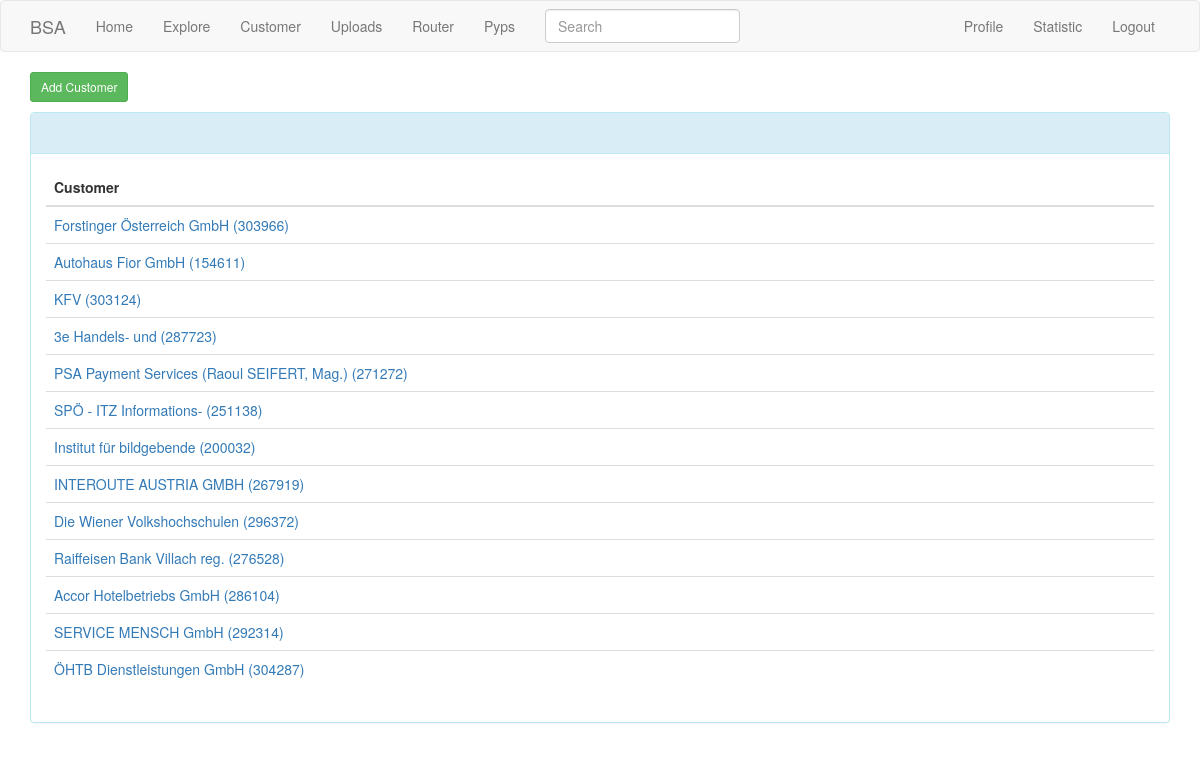
The app's page /customers (signed in), older data.
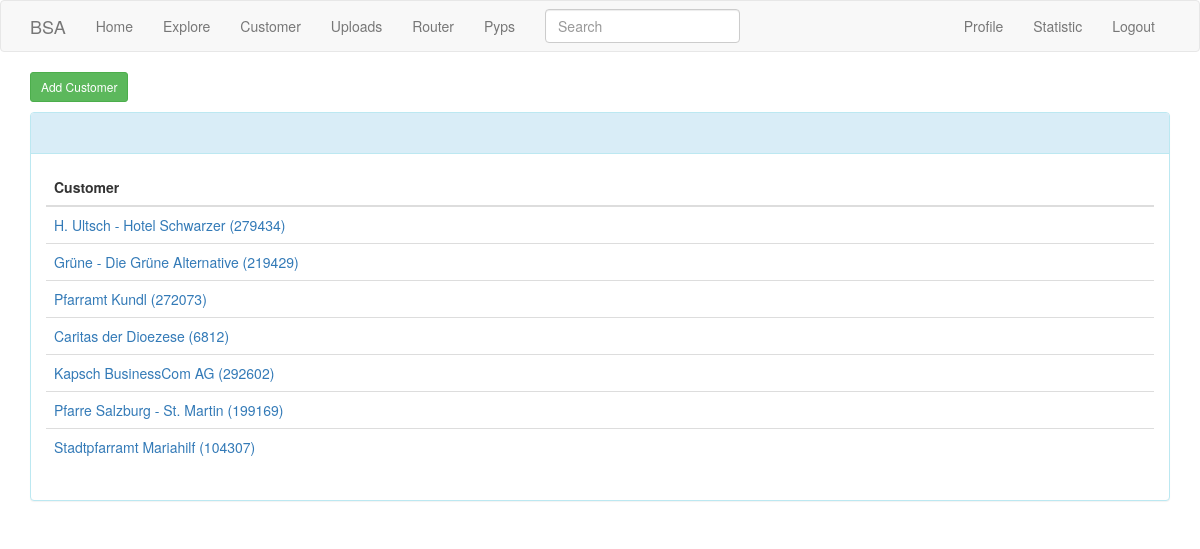
The same page, newer data.
### app/models.py (models this page shows)
class Customer(db.Model):
    id = db.Column(db.Integer, primary_key=True)
    name= db.Column(db.String(140) ,index=True, unique=True)
    locations =db.relationship('Location', backref='customer')

### app/main/routes.py (the view, shortened to what this page needs)
@bp.route('/customers',methods=['GET', 'POST'])
@login_required
def customers():
    form2= CustomerForm()
    custquerys=Customer.query.all()
    return render_template('customers.html', title=_('Customers'), custquerys=custquerys, form2=form2)

### app/file/forms.py
class SearchForm(FlaskForm):
    q = StringField(_l('Search'), validators=[DataRequired()])
    def __init__(self, *args, **kwargs):
        if 'formdata' not in kwargs:
            kwargs['formdata'] = request.args
        if 'csrf_enabled' not in kwargs:
            kwargs['csrf_enabled'] = False
        super(SearchForm, self).__init__(*args, **kwargs)

### app/main/forms.py
class SearchForm(FlaskForm):
    q = StringField(_l('Search'), validators=[DataRequired()])
    def __init__(self, *args, **kwargs):
        if 'formdata' not in kwargs:
            kwargs['formdata'] = request.args
        if 'csrf_enabled' not in kwargs:
            kwargs['csrf_enabled'] = False
        super(SearchForm, self).__init__(*args, **kwargs)

### app/file/routes.py (called while the page is built)
@bp.before_app_request
def before_request():
    if current_user.is_authenticated:
        g.search_form = SearchForm()
    g.locale = str(get_locale())

### app/main/routes.py (called while the page is built)
@bp.before_request
def before_request():
    if current_user.is_authenticated:
        current_user.last_seen = datetime.utcnow()
        db.session.commit()
        g.search_form = SearchForm()
    g.locale = str(get_locale())

### app/models.py (called while the page is built)
    @classmethod
    def before_commit(cls, session):
        session._changes = {
            'add': list(session.new),
            'update': list(session.dirty),
            'delete': list(session.deleted)
        }

    @classmethod
    def after_commit(cls, session):
        for obj in session._changes['add']:
            if isinstance(obj, SearchableMixin):
                add_to_index(obj.__tablename__, obj)
        for obj in session._changes['update']:
            if isinstance(obj, SearchableMixin):
                add_to_index(obj.__tablename__, obj)
        for obj in session._changes['delete']:
            if isinstance(obj, SearchableMixin):
                remove_from_index(obj.__tablename__, obj)
        session._changes = None

    @login.user_loader
    def load_user(id):
        return User.query.get(int(id))

### app/templates/customers.html (shortened to what this page needs)
{% extends "base.html" %}
{% import 'bootstrap/wtf.html' as wtf %}
{% block app_content %}
{% from "macros.html" import modal with context %}
 <link rel="stylesheet" type="text/css" href="{{ url_for('static', filename='css/style.css') }}">
<button type="button" class="btn btn-success btn-sm"  data-toggle="modal" data-target="#modal-customer1">
<span>Add Customer</span>
</button>
<div id="container_locations_main" class="container_locations_main" style="width: auto;">
<div  id="panel_main" class="panel panel-info">
<div class="panel-heading">&nbsp;&nbsp;&nbsp;</div>
<div class="panel-body">
<table class="table">
  <thead>
    <tr>
      <th scope="col">Customer</th>
    </tr>
  </thead>
<tbody>
{% for custquery in custquerys  %}
<tr>
      <td><a href="{{ url_for('main.locations',customername=custquery.name ) }}">{{custquery.name}}</a></td>
</tr>
{% endfor %}
</tbody>
</table>
</div>
</div>
{% endblock %}

### app/templates/base.html (shortened to what this page needs)
{% extends 'bootstrap/base.html' %}
{% block head %}
{{ super() }}
<link rel="stylesheet" type="text/css" href="{{ url_for('static', filename='css/style.css') }}">
{% endblock %}
{% block navbar %}
    <nav class="navbar navbar-default" >
        <div class="container" >
            <div class="navbar-header">
                <a class="navbar-brand" href="{{ url_for('main.index') }}">BSA</a>
            </div>
            <div class="collapse navbar-collapse" id="bs-example-navbar-collapse-1">
                <ul class="nav navbar-nav">
                    <li><a href="{{ url_for('main.index') }}">{{ _('Home') }}</a></li>
                    <li><a href="{{ url_for('main.explore') }}" >{{ _('Explore') }}</a></li>
                    <li><a href="{{ url_for('main.customers') }}">{{ _('Customer') }}</a></li>
                    <li><a href="{{ url_for('file.uploads') }}">{{ _('Uploads') }}</a></li>
                    <li><a href="{{ url_for('main.router') }}">{{ _('Router') }}</a></li>
                    <li><a href="{{ url_for('pyps.index') }}">{{ _('Pyps') }}</a></li>
                </ul>
                {% if g.search_form %}
                <form class="navbar-form navbar-left" method="get"
                        action="{{ url_for('main.search') }}">
                    <div class="form-group">
                        {{ g.search_form.q(size=20, class='form-control',
                            placeholder=g.search_form.q.label.text) }}
                    </div>
                </form>
                {% endif %}
                <ul class="nav navbar-nav navbar-right">
                    {% if current_user.is_anonymous %}
                    <li><a href="{{ url_for('auth.login') }}">{{ _('Login') }}</a></li>
                    {% else %}
                    <li><a href="{{ url_for('main.user', username=current_user.username) }}">{{ _('Profile') }}</a></li>
                    <li><a href="{{ url_for('data.statistics', username=current_user.username) }}">{{ _('Statistic') }}</a></li>
                    <li><a href="{{ url_for('auth.logout') }}">{{ _('Logout') }}</a></li>
                    {% endif %}
                </ul>
            </div>
        </div>
    </nav>
{% endblock %}
{% block content %}
    <div class="container">
        {% block app_content %}
        {% endblock %}
{% endblock %}

### app/static/css/style.css (style rules this page uses)
.container { flex-direction: row; }

Row changes from the older to the newer data that the page shows:
removed Customer: name "INTEROUTE AUSTRIA GMBH (267919)"
removed Customer: name "Die Wiener Volkshochschulen (296372)"
removed Customer: name "Raiffeisen Bank Villach reg. (276528)"
removed Customer: name "Accor Hotelbetriebs GmbH (286104)"
removed Customer: name "SERVICE MENSCH GmbH (292314)"
removed Customer: name "ÖHTB Dienstleistungen GmbH (304287)"
changed Customer: name "Forstinger Österreich GmbH (303966)" → "H. Ultsch - Hotel Schwarzer (279434)"
changed Customer: name "Autohaus Fior GmbH (154611)" → "Grüne - Die Grüne Alternative (219429)"
changed Customer: name "KFV (303124)" → "Pfarramt Kundl (272073)"
changed Customer: name "3e Handels- und (287723)" → "Caritas der Dioezese (6812)"
changed Customer: name "PSA Payment Services (Raoul SEIFERT, Mag.) (271272)" → "Kapsch BusinessCom AG (292602)"
changed Customer: name "SPÖ - ITZ Informations- (251138)" → "Pfarre Salzburg - St. Martin (199169)"
changed Customer: name "Institut für bildgebende (200032)" → "Stadtpfarramt Mariahilf (104307)"
